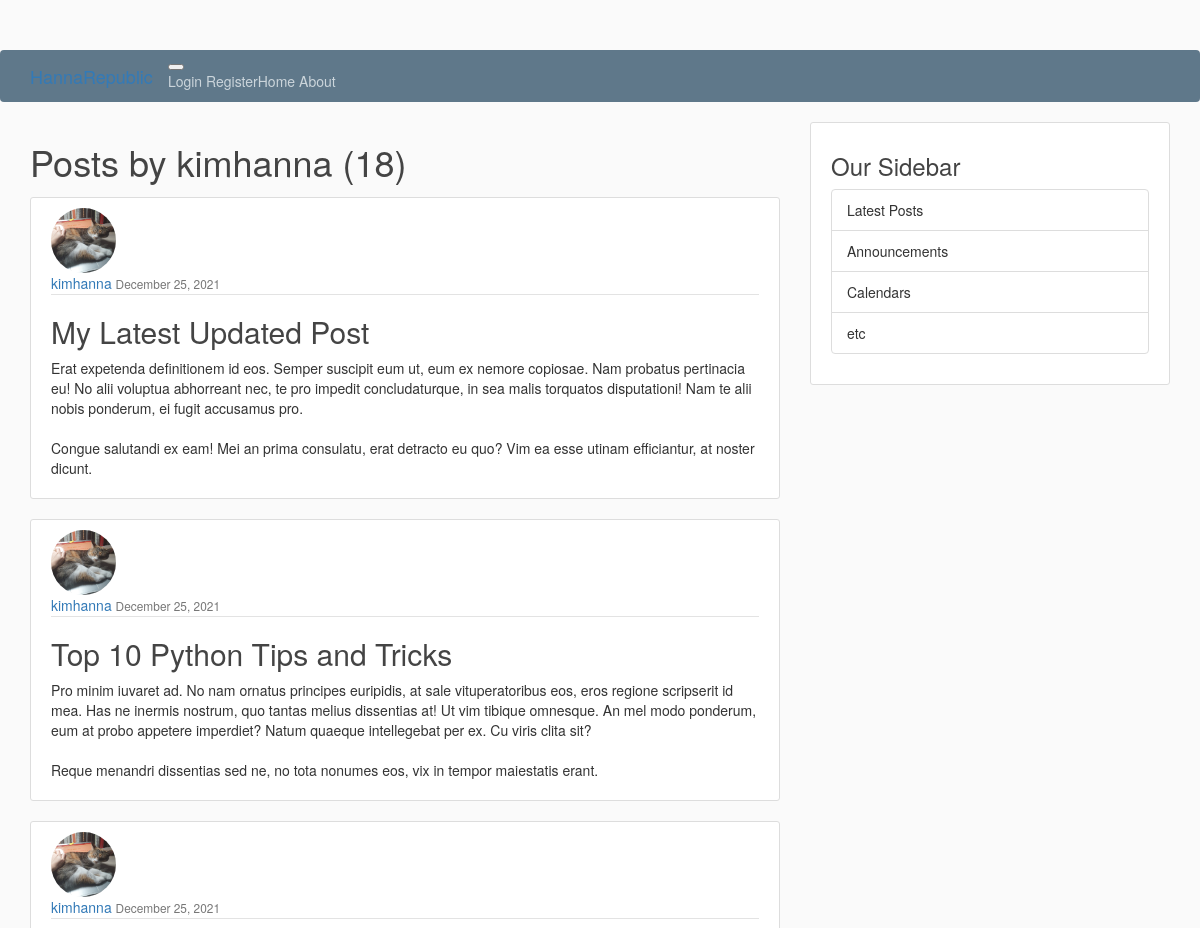
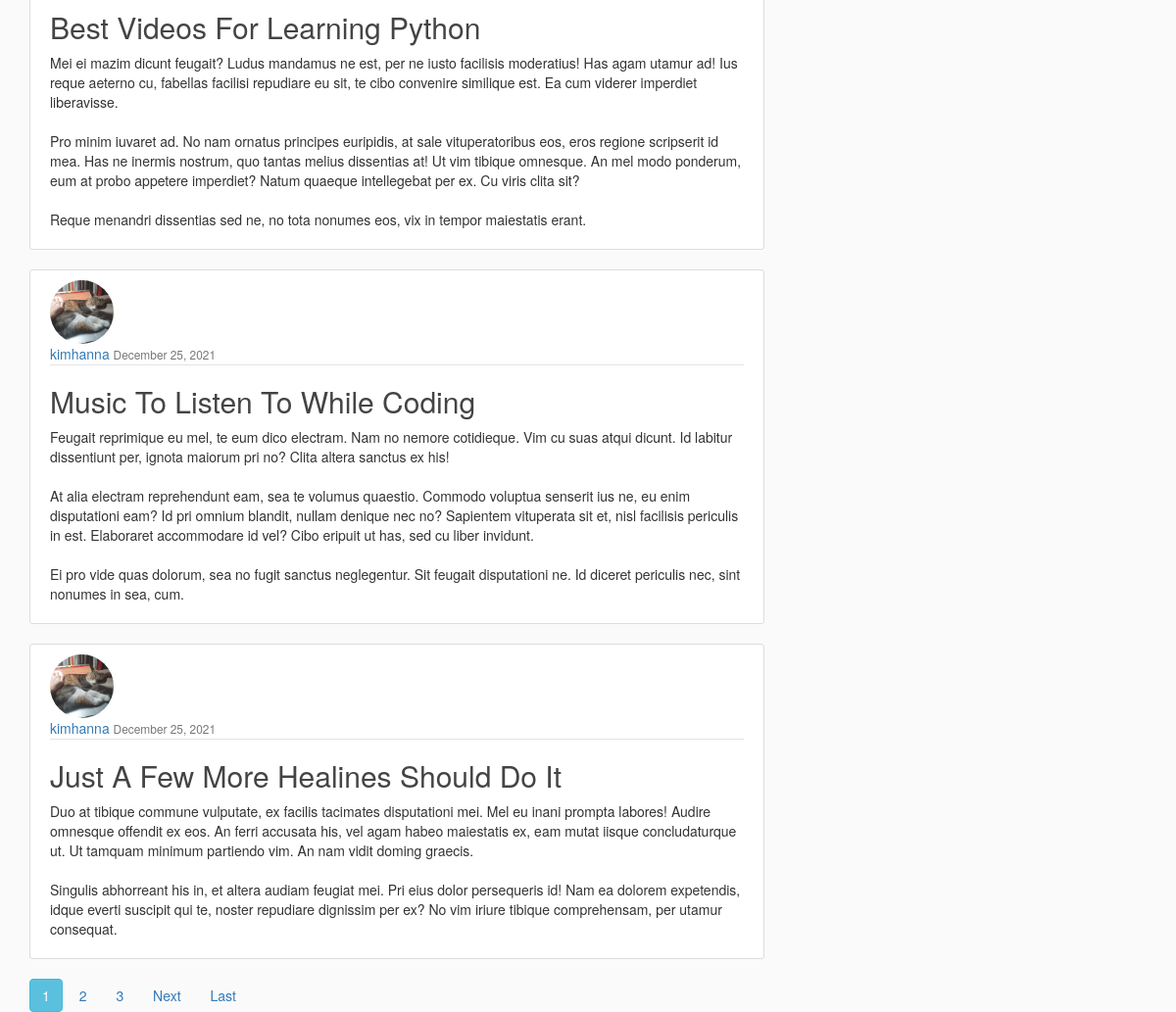
The app's page /user/kimhanna, older data (2 pictures, top to bottom).
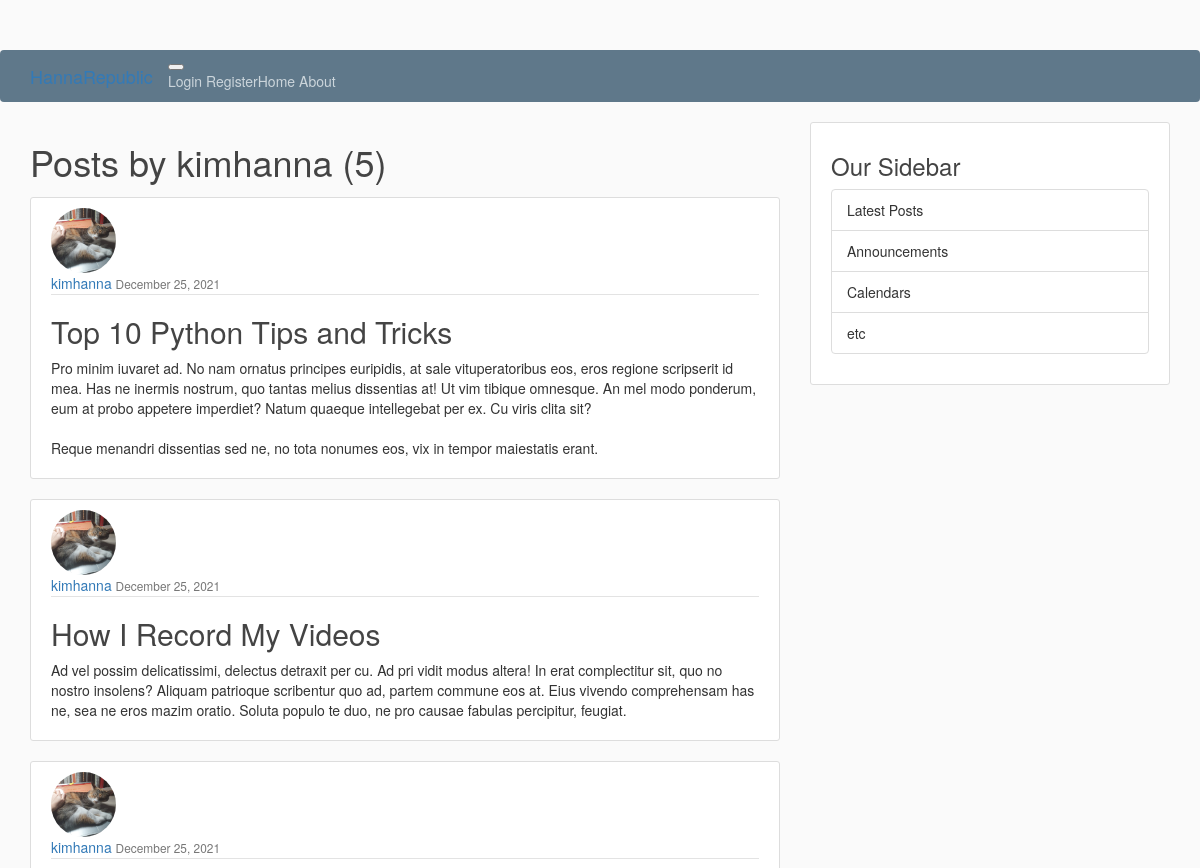
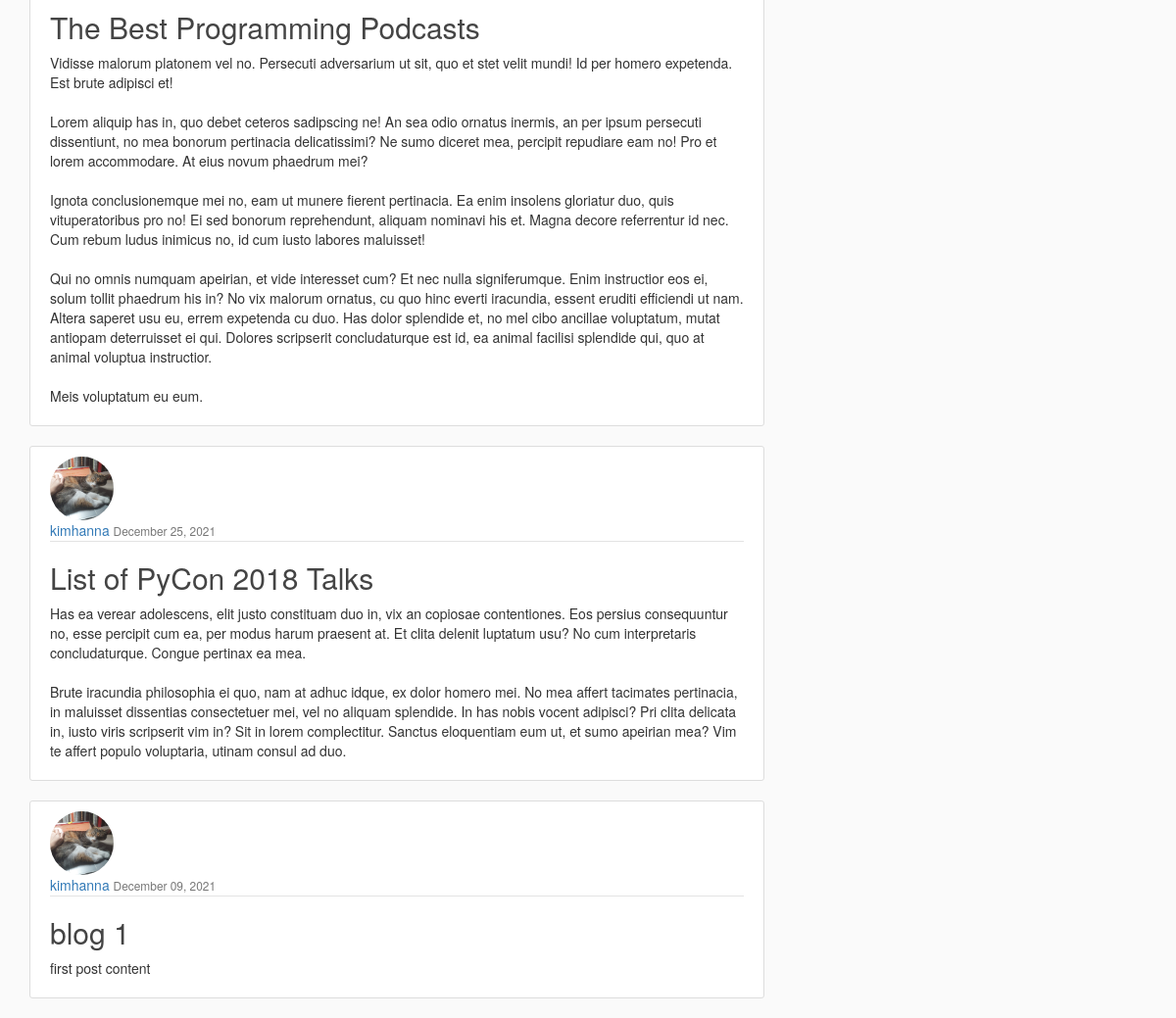
The same page, newer data (2 pictures, top to bottom).
### blog/models.py (models this page shows, shortened)
class Post(models.Model):
    title = models.CharField(max_length=100)
    content = models.TextField()
    date_posted = models.DateTimeField(default=timezone.now)
    author = models.ForeignKey(User, on_delete=models.CASCADE)

### users/models.py (models this page shows, shortened)
class Profile(models.Model):
    user = models.OneToOneField(User, on_delete=models.CASCADE)
    image = models.ImageField(default='default.jpg', upload_to='profile_pics')

### blog/views.py (the view)
class UserPostListView(ListView):
    model = Post
    template_name = 'blog/user_posts.html' # <app>/<model>_<viewtype>.html
    context_object_name = 'posts'
    paginate_by = 5
    def get_queryset(self):
        user = get_object_or_404(User, username=self.kwargs.get('username'))
        return Post.objects.filter(author=user).order_by('-date_posted')

### blog/templates/blog/user_posts.html (shortened to what this page needs)
{% extends "blog/base.html" %}
{% block content %}
<h1 class="mb-3">Posts by {{ view.kwargs.username }} ({{ page_obj.paginator.count }})</h1>
    {% for post in posts %}
    <article class="media content-section">
        <img class ="img-circle article-img" src="{{ post.author.profile.image.url }}" width="150" height="150">
        <div class="media-body">
         <div class="article-metadata">
            <a class="mr-2" href="{% url 'user-posts' post.author.username %}">{{ post.author }}</a>
        <small class="text-muted">{{ post.date_posted|date:"F d, Y" }}</small>
         </div>
        <h2><a class="article-title" href="{% url 'post-detail' post.id %}">{{ post.title }}</a></h2>
        <p class="article-content">{{ post.content }}</p>
        </div>
    </article>
    {% endfor %}
    {% if is_paginated %}
{% for num in page_obj.paginator.page_range %}
{% if page_obj.number == num %}
<a class="btn btn-info mb-4" href="?page={{ num }}">{{ num }}</a>
{% elif num > page_obj.number|add:'-3' and num < page_obj.number|add:'3' %}
<a class="btn btn-outline-info mb-4" href="?page={{ num }}">{{ num }}</a>
{% endif %}
{% endfor %}
        {% if page_obj.has_next %}
<a class="btn btn-outline-info mb-4" href="?page={{ page_obj.next_page_number }}">Next</a>
<a class="btn btn-outline-info mb-4" href="?page={{ page_obj.paginator.num_pages }}">Last</a>
{% endif%}
    {% endif%}
{% endblock content %}

Row changes from the older to the newer data that the page shows:
removed Post: author.profile.image (picture), author "kimhanna", date_posted "December 25, 2021", title "My Latest Updated Post", content "Erat expetenda definitionem id eos. Semper suscipit eum ut, eum ex nemore copiosae. Nam probatus pertinacia eu! No alii voluptua abhorreant nec, te pro impedit concludaturque, in sea malis torquatos disputationi! Nam te alii nobis ponderum, ei fugit accusamus pro. Congue salutandi ex eam! Mei an prima consulatu, erat detracto eu quo? Vim ea esse utinam efficiantur, at noster dicunt."
removed Post: author.profile.image (picture), author "kimhanna", date_posted "December 25, 2021", title "Best Videos For Learning Python", content "Mei ei mazim dicunt feugait? Ludus mandamus ne est, per ne iusto facilisis moderatius! Has agam utamur ad! Ius reque aeterno cu, fabellas facilisi repudiare eu sit, te cibo convenire similique est. Ea cum viderer imperdiet liberavisse. Pro minim iuvaret ad. No nam ornatus principes euripidis, at sale vituperatoribus eos, eros regione scripserit id mea. Has ne inermis nostrum, quo tantas melius dissentias at! Ut vim tibique omnesque. An mel modo ponderum, eum at probo appetere imperdiet? Natum quaeque intellegebat per ex. Cu viris clita sit? Reque menandri dissentias sed ne, no tota nonumes eos, vix in tempor maiestatis erant."
removed Post: author.profile.image (picture), author "kimhanna", date_posted "December 25, 2021", title "Music To Listen To While Coding", content "Feugait reprimique eu mel, te eum dico electram. Nam no nemore cotidieque. Vim cu suas atqui dicunt. Id labitur dissentiunt per, ignota maiorum pri no? Clita altera sanctus ex his! At alia electram reprehendunt eam, sea te volumus quaestio. Commodo voluptua senserit ius ne, eu enim disputationi eam? Id pri omnium blandit, nullam denique nec no? Sapientem vituperata sit et, nisl facilisis periculis in est. Elaboraret accommodare id vel? Cibo eripuit ut has, sed cu liber invidunt. Ei pro vide quas dolorum, sea no fugit sanctus neglegentur. Sit feugait disputationi ne. Id diceret periculis nec, sint nonumes in sea, cum."
removed Post: author.profile.image (picture), author "kimhanna", date_posted "December 25, 2021", title "Just A Few More Healines Should Do It", content "Duo at tibique commune vulputate, ex facilis tacimates disputationi mei. Mel eu inani prompta labores! Audire omnesque offendit ex eos. An ferri accusata his, vel agam habeo maiestatis ex, eam mutat iisque concludaturque ut. Ut tamquam minimum partiendo vim. An nam vidit doming graecis. Singulis abhorreant his in, et altera audiam feugiat mei. Pri eius dolor persequeris id! Nam ea dolorem expetendis, idque everti suscipit qui te, noster repudiare dignissim per ex? No vim iriure tibique comprehensam, per utamur consequat."
now on this page (row unchanged): Post: author.profile.image (picture), author "kimhanna", date_posted "December 25, 2021", title "How I Record My Videos", content "Ad vel possim delicatissimi, delectus detraxit per cu. Ad pri vidit modus altera! In erat complectitur sit, quo no nostro insolens? Aliquam patrioque scribentur quo ad, partem commune eos at. Eius vivendo comprehensam has ne, sea ne eros mazim oratio. Soluta populo te duo, ne pro causae fabulas percipitur, feugiat."
now on this page (row unchanged): Post: author.profile.image (picture), author "kimhanna", date_posted "December 25, 2021", title "The Best Programming Podcasts", content "Vidisse malorum platonem vel no. Persecuti adversarium ut sit, quo et stet velit mundi! Id per homero expetenda. Est brute adipisci et! Lorem aliquip has in, quo debet ceteros sadipscing ne! An sea odio ornatus inermis, an per ipsum persecuti dissentiunt, no mea bonorum pertinacia delicatissimi? Ne sumo diceret mea, percipit repudiare eam no! Pro et lorem accommodare. At eius novum phaedrum mei? Ignota conclusionemque mei no, eam ut munere fierent pertinacia. Ea enim insolens gloriatur duo, quis vituperatoribus pro no! Ei sed bonorum reprehendunt, aliquam nominavi his et. Magna decore referrentur id nec. Cum rebum ludus inimicus no, id cum iusto labores maluisset! Qui no omnis numquam…"
now on this page (row unchanged): Post: author.profile.image (picture), author "kimhanna", date_posted "December 25, 2021", title "List of PyCon 2018 Talks", content "Has ea verear adolescens, elit justo constituam duo in, vix an copiosae contentiones. Eos persius consequuntur no, esse percipit cum ea, per modus harum praesent at. Et clita delenit luptatum usu? No cum interpretaris concludaturque. Congue pertinax ea mea. Brute iracundia philosophia ei quo, nam at adhuc idque, ex dolor homero mei. No mea affert tacimates pertinacia, in maluisset dissentias consectetuer mei, vel no aliquam splendide. In has nobis vocent adipisci? Pri clita delicata in, iusto viris scripserit vim in? Sit in lorem complectitur. Sanctus eloquentiam eum ut, et sumo apeirian mea? Vim te affert populo voluptaria, utinam consul ad duo."
now on this page (row unchanged): Post: author.profile.image (picture), author "kimhanna", date_posted "December 09, 2021", title "blog 1", content "first post content"
Text that changed along with them:
{{ page_obj.paginator.count }}: "18" → "5"
list line gone: "1"
list line gone: "2"
list line gone: "3"
text no longer shown: "Next Last"
